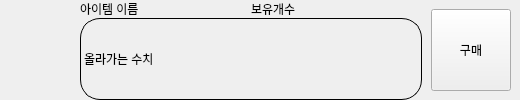
<?xml version="1.0" encoding="UTF-8"?>
<ui version="4.0">
 <class>item_widget</class>
 <widget class="QWidget" name="item_widget">
  <property name="geometry">
   <rect>
    <x>0</x>
    <y>0</y>
    <width>520</width>
    <height>100</height>
   </rect>
  </property>
  <property name="maximumSize">
   <size>
    <width>16777215</width>
    <height>100</height>
   </size>
  </property>
  <property name="windowTitle">
   <string>Form</string>
  </property>
  <layout class="QVBoxLayout" name="verticalLayout_4">
   <property name="spacing">
    <number>0</number>
   </property>
   <property name="leftMargin">
    <number>0</number>
   </property>
   <property name="topMargin">
    <number>0</number>
   </property>
   <property name="rightMargin">
    <number>0</number>
   </property>
   <property name="bottomMargin">
    <number>0</number>
   </property>
   <item>
    <widget class="QWidget" name="widget_snack_1" native="true">
     <property name="minimumSize">
      <size>
       <width>0</width>
       <height>0</height>
      </size>
     </property>
     <property name="maximumSize">
      <size>
       <width>199999</width>
       <height>100</height>
      </size>
     </property>
     <property name="styleSheet">
      <string notr="true"/>
     </property>
     <layout class="QHBoxLayout" name="horizontalLayout_3">
      <property name="spacing">
       <number>0</number>
      </property>
      <property name="leftMargin">
       <number>0</number>
      </property>
      <property name="topMargin">
       <number>0</number>
      </property>
      <property name="rightMargin">
       <number>0</number>
      </property>
      <property name="bottomMargin">
       <number>0</number>
      </property>
      <item>
       <widget class="QWidget" name="widget" native="true">
        <property name="sizePolicy">
         <sizepolicy hsizetype="Preferred" vsizetype="Preferred">
          <horstretch>0</horstretch>
          <verstretch>5</verstretch>
         </sizepolicy>
        </property>
        <property name="minimumSize">
         <size>
          <width>80</width>
          <height>0</height>
         </size>
        </property>
        <property name="maximumSize">
         <size>
          <width>80</width>
          <height>100</height>
         </size>
        </property>
        <layout class="QVBoxLayout" name="verticalLayout_2">
         <property name="spacing">
          <number>0</number>
         </property>
         <property name="leftMargin">
          <number>0</number>
         </property>
         <property name="topMargin">
          <number>0</number>
         </property>
         <property name="rightMargin">
          <number>0</number>
         </property>
         <property name="bottomMargin">
          <number>0</number>
         </property>
         <item>
          <widget class="QLabel" name="label_img">
           <property name="sizePolicy">
            <sizepolicy hsizetype="Preferred" vsizetype="Preferred">
             <horstretch>3</horstretch>
             <verstretch>5</verstretch>
            </sizepolicy>
           </property>
           <property name="maximumSize">
            <size>
             <width>16777215</width>
             <height>100</height>
            </size>
           </property>
           <property name="styleSheet">
            <string notr="true"/>
           </property>
           <property name="text">
            <string/>
           </property>
           <property name="pixmap">
            <pixmap resource="../src_img/my_qrc.qrc">:/newPrefix/mon1.png</pixmap>
           </property>
           <property name="scaledContents">
            <bool>true</bool>
           </property>
          </widget>
         </item>
        </layout>
       </widget>
      </item>
      <item>
       <widget class="QWidget" name="widget_snack_in_widget_1" native="true">
        <property name="sizePolicy">
         <sizepolicy hsizetype="Preferred" vsizetype="Preferred">
          <horstretch>6</horstretch>
          <verstretch>0</verstretch>
         </sizepolicy>
        </property>
        <property name="maximumSize">
         <size>
          <width>16777215</width>
          <height>100</height>
         </size>
        </property>
        <property name="styleSheet">
         <string notr="true"/>
        </property>
        <layout class="QVBoxLayout" name="verticalLayout_3">
         <property name="spacing">
          <number>0</number>
         </property>
         <property name="leftMargin">
          <number>0</number>
         </property>
         <property name="topMargin">
          <number>0</number>
         </property>
         <property name="rightMargin">
          <number>0</number>
         </property>
         <property name="bottomMargin">
          <number>0</number>
         </property>
         <item>
          <layout class="QGridLayout" name="gridLayout">
           <item row="0" column="0">
            <widget class="QLabel" name="label_name">
             <property name="sizePolicy">
              <sizepolicy hsizetype="Preferred" vsizetype="Preferred">
               <horstretch>0</horstretch>
               <verstretch>1</verstretch>
              </sizepolicy>
             </property>
             <property name="font">
              <font>
               <pointsize>9</pointsize>
              </font>
             </property>
             <property name="styleSheet">
              <string notr="true"/>
             </property>
             <property name="text">
              <string>아이템 이름</string>
             </property>
            </widget>
           </item>
           <item row="0" column="1">
            <widget class="QLabel" name="label">
             <property name="text">
              <string>보유개수</string>
             </property>
            </widget>
           </item>
           <item row="1" column="0" colspan="2">
            <widget class="QLabel" name="label_stat">
             <property name="sizePolicy">
              <sizepolicy hsizetype="Preferred" vsizetype="Preferred">
               <horstretch>0</horstretch>
               <verstretch>7</verstretch>
              </sizepolicy>
             </property>
             <property name="styleSheet">
              <string notr="true">border-radius:20px;
border-style:solid;
border-width:1px;
</string>
             </property>
             <property name="text">
              <string>올라가는 수치</string>
             </property>
            </widget>
           </item>
          </layout>
         </item>
        </layout>
       </widget>
      </item>
      <item>
       <widget class="QWidget" name="widget_2" native="true">
        <property name="sizePolicy">
         <sizepolicy hsizetype="Preferred" vsizetype="Preferred">
          <horstretch>0</horstretch>
          <verstretch>0</verstretch>
         </sizepolicy>
        </property>
        <property name="maximumSize">
         <size>
          <width>16777215</width>
          <height>100</height>
         </size>
        </property>
        <layout class="QVBoxLayout" name="verticalLayout">
         <item>
          <widget class="QPushButton" name="btn_use">
           <property name="sizePolicy">
            <sizepolicy hsizetype="Preferred" vsizetype="Preferred">
             <horstretch>0</horstretch>
             <verstretch>0</verstretch>
            </sizepolicy>
           </property>
           <property name="styleSheet">
            <string notr="true"/>
           </property>
           <property name="text">
            <string>구매</string>
           </property>
          </widget>
         </item>
        </layout>
       </widget>
      </item>
     </layout>
    </widget>
   </item>
  </layout>
 </widget>
 <resources>
  <include location="../src_img/my_qrc.qrc"/>
 </resources>
 <connections/>
</ui>
